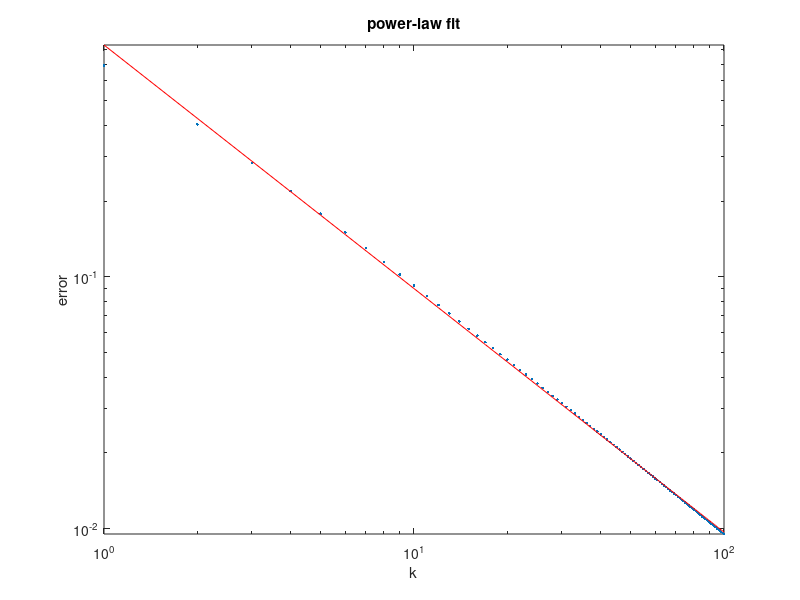

Recreate this plot in MATLAB.
%%
% Finding numerical approximations to $\pi$ has fascinated people for
% millenia. One famous formula is
%
% $$ \frac{\pi^2}{6} = 1 + \frac{1}{2^2} + \frac{1}{3^2} + \cdots.$$

%%
% Say $s_k$ is the sum of the first $k$
% terms of the series above, and $p_k = \sqrt{6s_k}$. Here is a fancy way
% to compute these sequences in a compact code.
k = (1:100)';
s = cumsum( 1./k.^2 );   % cumulative summation
p = sqrt(6*s);
plot(k,p,'.-')
xlabel('k'), ylabel('p_k')
title('Sequence converging to \pi')

%% 
% This graph suggests that $p_k\to\pi$ but doesn't give much information
% about the rate of convergence. Let $\epsilon_k = |\pi - p_k|$ be the
% sequence of errors. By plotting the error sequence on a log-log scale, we 
% can see a nearly linear relationship.
ep = abs(pi-p);    % error sequence
loglog(k,ep,'.'), title('log-log convergence')
xlabel('k'), ylabel('error'),  axis tight    

%%
% This suggests a power-law relationship where $\epsilon_k\approx a k^b$,
% or $\log \epsilon_k \approx b (\log k) + \log a$.
V = [ k.^0, log(k) ];    % fitting matrix
c = V \ log(ep)          % coefficients of linear fit

%%
% In terms of the parameters $a$ and $b$ used above, we have 
a = exp(c(1)),  b = c(2),

%%
% It's tempting to conjecture that $b=-1$ asymptotically. Here is how the
% numerical fit compares to the original convergence curve. 
hold on, loglog(k,a*k.^b,'r'), title('power-law fit')
axis tight    % ignore this line
